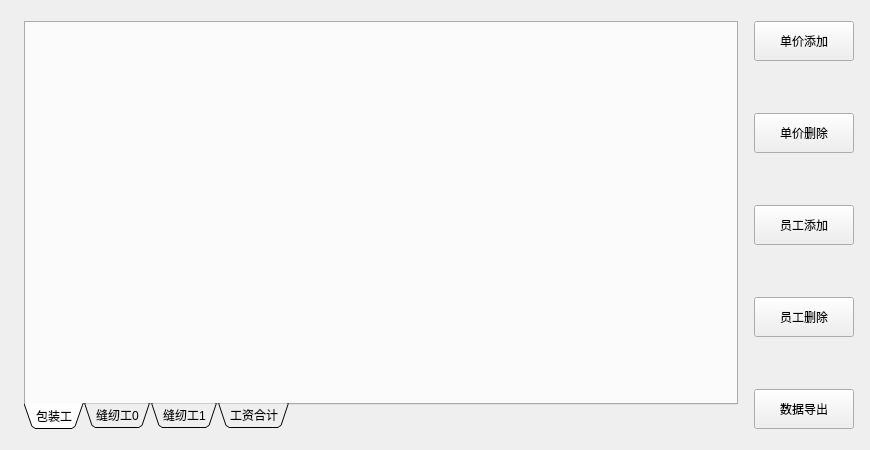
<?xml version="1.0" encoding="UTF-8"?>
<ui version="4.0">
 <class>WageCalculation</class>
 <widget class="QWidget" name="WageCalculation">
  <property name="geometry">
   <rect>
    <x>0</x>
    <y>0</y>
    <width>870</width>
    <height>450</height>
   </rect>
  </property>
  <property name="windowTitle">
   <string>WageCalculation</string>
  </property>
  <layout class="QGridLayout" name="gridLayout">
   <item row="5" column="3">
    <widget class="QPushButton" name="AddStaff">
     <property name="minimumSize">
      <size>
       <width>100</width>
       <height>40</height>
      </size>
     </property>
     <property name="text">
      <string>员工添加</string>
     </property>
    </widget>
   </item>
   <item row="6" column="3">
    <spacer name="zvs3">
     <property name="orientation">
      <enum>Qt::Vertical</enum>
     </property>
     <property name="sizeType">
      <enum>QSizePolicy::Minimum</enum>
     </property>
     <property name="sizeHint" stdset="0">
      <size>
       <width>20</width>
       <height>30</height>
      </size>
     </property>
    </spacer>
   </item>
   <item row="8" column="3">
    <spacer name="zvs4">
     <property name="orientation">
      <enum>Qt::Vertical</enum>
     </property>
     <property name="sizeType">
      <enum>QSizePolicy::Minimum</enum>
     </property>
     <property name="sizeHint" stdset="0">
      <size>
       <width>20</width>
       <height>30</height>
      </size>
     </property>
    </spacer>
   </item>
   <item row="7" column="3">
    <widget class="QPushButton" name="DeleteStaff">
     <property name="minimumSize">
      <size>
       <width>100</width>
       <height>40</height>
      </size>
     </property>
     <property name="text">
      <string>员工删除</string>
     </property>
    </widget>
   </item>
   <item row="2" column="3">
    <spacer name="zvs1">
     <property name="orientation">
      <enum>Qt::Vertical</enum>
     </property>
     <property name="sizeType">
      <enum>QSizePolicy::Minimum</enum>
     </property>
     <property name="sizeHint" stdset="0">
      <size>
       <width>20</width>
       <height>30</height>
      </size>
     </property>
    </spacer>
   </item>
   <item row="1" column="3">
    <widget class="QPushButton" name="AddPrice">
     <property name="minimumSize">
      <size>
       <width>100</width>
       <height>40</height>
      </size>
     </property>
     <property name="text">
      <string>单价添加</string>
     </property>
    </widget>
   </item>
   <item row="4" column="3">
    <spacer name="zvs2">
     <property name="orientation">
      <enum>Qt::Vertical</enum>
     </property>
     <property name="sizeType">
      <enum>QSizePolicy::Minimum</enum>
     </property>
     <property name="sizeHint" stdset="0">
      <size>
       <width>20</width>
       <height>30</height>
      </size>
     </property>
    </spacer>
   </item>
   <item row="0" column="3">
    <spacer name="zvs5">
     <property name="orientation">
      <enum>Qt::Vertical</enum>
     </property>
     <property name="sizeType">
      <enum>QSizePolicy::Fixed</enum>
     </property>
     <property name="sizeHint" stdset="0">
      <size>
       <width>20</width>
       <height>10</height>
      </size>
     </property>
    </spacer>
   </item>
   <item row="1" column="2">
    <spacer name="zhs3">
     <property name="orientation">
      <enum>Qt::Horizontal</enum>
     </property>
     <property name="sizeType">
      <enum>QSizePolicy::Fixed</enum>
     </property>
     <property name="sizeHint" stdset="0">
      <size>
       <width>10</width>
       <height>20</height>
      </size>
     </property>
    </spacer>
   </item>
   <item row="1" column="0">
    <spacer name="zhs1">
     <property name="orientation">
      <enum>Qt::Horizontal</enum>
     </property>
     <property name="sizeType">
      <enum>QSizePolicy::Fixed</enum>
     </property>
     <property name="sizeHint" stdset="0">
      <size>
       <width>13</width>
       <height>20</height>
      </size>
     </property>
    </spacer>
   </item>
   <item row="9" column="3">
    <widget class="QPushButton" name="OutputData">
     <property name="minimumSize">
      <size>
       <width>100</width>
       <height>40</height>
      </size>
     </property>
     <property name="text">
      <string>数据导出</string>
     </property>
    </widget>
   </item>
   <item row="1" column="1" rowspan="9">
    <widget class="QTabWidget" name="tabWidget">
     <property name="minimumSize">
      <size>
       <width>700</width>
       <height>400</height>
      </size>
     </property>
     <property name="tabPosition">
      <enum>QTabWidget::South</enum>
     </property>
     <property name="tabShape">
      <enum>QTabWidget::Triangular</enum>
     </property>
     <property name="currentIndex">
      <number>0</number>
     </property>
     <property name="elideMode">
      <enum>Qt::ElideLeft</enum>
     </property>
     <property name="documentMode">
      <bool>false</bool>
     </property>
     <property name="tabBarAutoHide">
      <bool>false</bool>
     </property>
     <widget class="QWidget" name="BaoZHuangGong">
      <attribute name="title">
       <string>包装工</string>
      </attribute>
     </widget>
     <widget class="QWidget" name="FengRengGong0">
      <attribute name="title">
       <string>缝纫工0</string>
      </attribute>
     </widget>
     <widget class="QWidget" name="FengRengGong1">
      <attribute name="title">
       <string>缝纫工1</string>
      </attribute>
     </widget>
     <widget class="QWidget" name="GongZiHeJi">
      <attribute name="title">
       <string>工资合计</string>
      </attribute>
     </widget>
    </widget>
   </item>
   <item row="1" column="4">
    <spacer name="zhs2">
     <property name="orientation">
      <enum>Qt::Horizontal</enum>
     </property>
     <property name="sizeType">
      <enum>QSizePolicy::Fixed</enum>
     </property>
     <property name="sizeHint" stdset="0">
      <size>
       <width>5</width>
       <height>20</height>
      </size>
     </property>
    </spacer>
   </item>
   <item row="3" column="3">
    <widget class="QPushButton" name="DeletePrice">
     <property name="minimumSize">
      <size>
       <width>100</width>
       <height>40</height>
      </size>
     </property>
     <property name="text">
      <string>单价删除</string>
     </property>
    </widget>
   </item>
   <item row="10" column="3">
    <spacer name="zvs6">
     <property name="orientation">
      <enum>Qt::Vertical</enum>
     </property>
     <property name="sizeType">
      <enum>QSizePolicy::Fixed</enum>
     </property>
     <property name="sizeHint" stdset="0">
      <size>
       <width>20</width>
       <height>10</height>
      </size>
     </property>
    </spacer>
   </item>
  </layout>
 </widget>
 <resources/>
 <connections/>
</ui>
